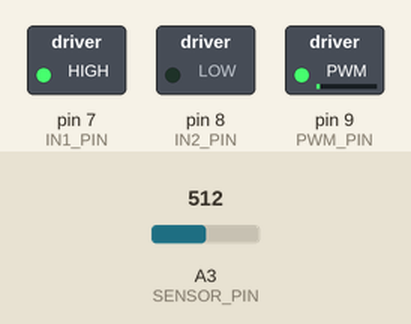
The sketch below on a simulated Arduino Uno, built with avr-gcc and run on an emulated ATmega328P. Parts: switched loads named in the sketch (green lamp = pin HIGH). The test bench sets the inputs (shaded band); at power-on: A3 (SENSOR_PIN) = 512. What the sketch prints to the serial monitor is not drawn. At 103.0 s the program stops and its outputs stay as they are.

Above: at 3.1 s.
At 93.0 s:
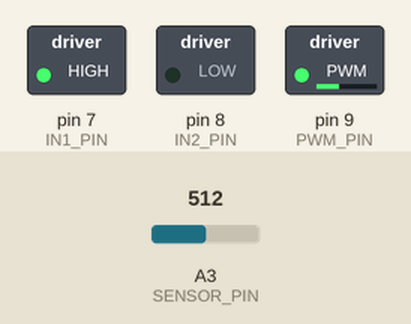
Timing chart, 0 to 104.5 s (numbered marks = the images above):
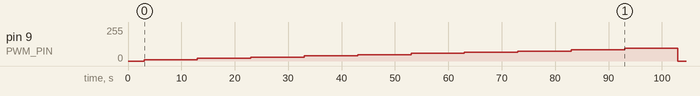

Measured:
- by itself, pin 9 (PWM_PIN): rises from 9/255 to 94/255 in 80.0 s, then falls to 0/255 in 10.0 s

The sketch:

Exp_Ganacia_estatica.ino
```cpp
#include <Arduino.h>

// =====================================================
// PINES
// =====================================================

const byte SENSOR_PIN = A3;
const byte PWM_PIN = 9;
const byte IN1_PIN = 7;
const byte IN2_PIN = 8;

// =====================================================
// PWM DE 12 BITS
// =====================================================

const uint16_t PWM_MAX = 4095;

// =====================================================
// SENSOR
// =====================================================

const int OFFSET_ADC = 410;

// =====================================================
// EXPERIMENTO
// =====================================================

// Porcentajes que se aplicarán automáticamente
const float nivelesPWM[] = {
  3.7,
  7.4,
  11.1,
  14.8,
  18.5,
  22.2,
  25.9,
  29.6,
  33.3,
  37.0
};

const int NUM_NIVELES = sizeof(nivelesPWM) / sizeof(nivelesPWM[0]);

const unsigned long DURACION_NIVEL_MS = 10000; // 8 s por nivel
const unsigned long MUESTREO_MS = 10;         // 10 ms

int nivelActual = 0;

unsigned long tiempoInicioNivel = 0;
unsigned long tiempoAnterior = 0;
unsigned long tiempoInicioExperimento = 0;

// =====================================================
// PROTOTIPOS
// =====================================================

void configurarPWM12bits();
void escribirPWM12bits(uint16_t pwm);
void aplicarPorcentaje(float porcentaje);

// =====================================================
// SETUP
// =====================================================

void setup() {
  Serial.begin(115200);

  pinMode(SENSOR_PIN, INPUT);
  pinMode(PWM_PIN, OUTPUT);
  pinMode(IN1_PIN, OUTPUT);
  pinMode(IN2_PIN, OUTPUT);

  // Dirección fija del motor
  digitalWrite(IN1_PIN, HIGH);
  digitalWrite(IN2_PIN, LOW);

  configurarPWM12bits();

  escribirPWM12bits(0);

  delay(3000);

  tiempoInicioExperimento = millis();
  tiempoInicioNivel = millis();

  aplicarPorcentaje(nivelesPWM[nivelActual]);

  Serial.println("tiempo_s,pwm_percent,pwm_12bits,angulo_deg");
}

// =====================================================
// LOOP
// =====================================================

void loop() {
  unsigned long tiempoActual = millis();

  // Cambiar al siguiente nivel
  if (tiempoActual - tiempoInicioNivel >= DURACION_NIVEL_MS) {
    nivelActual++;

    if (nivelActual >= NUM_NIVELES) {
      escribirPWM12bits(0);
      Serial.println("FIN");
      while (true); // Termina el experimento
    }

    tiempoInicioNivel = tiempoActual;
    aplicarPorcentaje(nivelesPWM[nivelActual]);
  }

  // Leer y enviar datos cada 10 ms
  if (tiempoActual - tiempoAnterior >= MUESTREO_MS) {
    tiempoAnterior += MUESTREO_MS;

    int lecturaADC = analogRead(SENSOR_PIN);
    int lecturaCorregida = lecturaADC - OFFSET_ADC;

    float anguloGrados =
      lecturaCorregida * 360.0 / 1023.0;

    uint16_t pwmValor =
      round(nivelesPWM[nivelActual] * PWM_MAX / 100.0);

    float tiempo =
      (tiempoActual - tiempoInicioExperimento) / 1000.0;

    Serial.print("Tiempo: ");
    Serial.print(tiempo, 3);
    Serial.print(", ");

    Serial.print("PWM_procentaje: ");
    Serial.print(nivelesPWM[nivelActual], 2);
    Serial.print(", ");

    Serial.print("Grados: ");
    Serial.println(anguloGrados, 3);
  }
}

// =====================================================
// APLICAR PWM EN PORCENTAJE
// =====================================================

void aplicarPorcentaje(float porcentaje) {
  porcentaje = constrain(porcentaje, 0.0, 100.0);

  uint16_t pwm =
    round(porcentaje * PWM_MAX / 100.0);

  escribirPWM12bits(pwm);
}

// =====================================================
// CONFIGURAR TIMER 1 PARA PWM DE 12 BITS
// =====================================================

void configurarPWM12bits() {
  // Pin 9 = OC1A
  DDRB |= _BV(PB1);

  // Fast PWM, modo 14, salida no inversora
  TCCR1A = _BV(COM1A1) | _BV(WGM11);

  // Sin preescalador
  TCCR1B =
      _BV(WGM13) |
      _BV(WGM12) |
      _BV(CS10);

  ICR1 = PWM_MAX;
  OCR1A = 0;
}

// =====================================================
// ESCRIBIR PWM DE 0 A 4095
// =====================================================

void escribirPWM12bits(uint16_t pwm) {
  pwm = constrain(pwm, 0, PWM_MAX);
  OCR1A = pwm;
}
```
